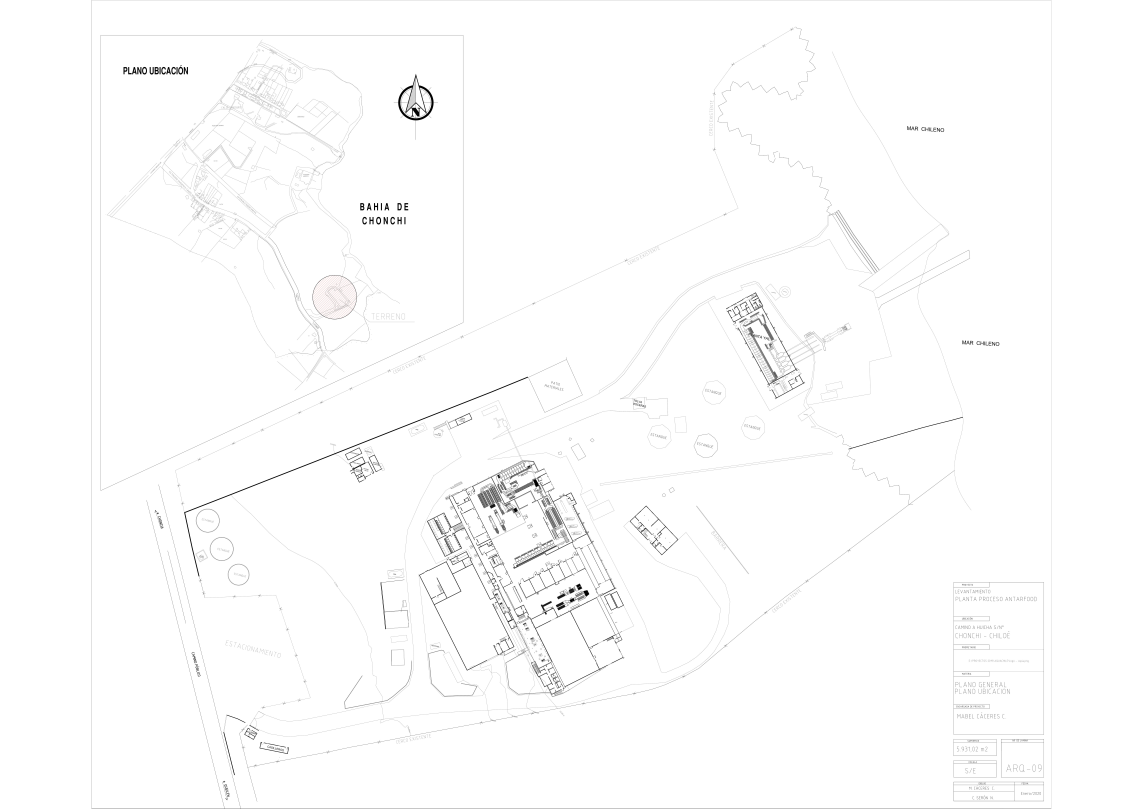
#> input picture scripts/recinto-expansion/output/recinto-base.jpg, 8000 x 5659 px (shown at 1/7 size)
$ python fase3_borrar_edificio.py
#> lines starting #> are read from the running program, lines starting #| are printed output that depends on the picture
"""Fase 3.7 — borrar la zona del edificio (rectangulo del plano-base) en el
recinto-base.jpg + dark.jpg, con feather suave, para evitar duplicacion visual.

Estrategia:
 1. El rectangulo del plano-base es (0,0)-(6272,3600) en coords del plano-base.
 2. Las 4 esquinas se mapean al recinto reducido (8000x5659) via la inversa
    de la matriz de Fase 2 (matrix_reducido_a_plano).
 3. Resultado: un cuadrilatero ROTADO dentro del recinto.
 4. Mascara L (grayscale) con feather gaussiano ~60 px:
    - Donde NO esta el cuadrilatero: alpha=255 (visible)
    - Donde SI esta el cuadrilatero: alpha=0 (borrado)
    - En el borde: gradiente suave por blur.
 5. Composicion: pixel = (alpha/255)*recinto + ((255-alpha)/255)*background_color
 6. background:
    - dark: navy #0c1620 (12,22,32)
    - light: blanco #ffffff
 7. Reemplazar los archivos en planos-aguas-assets/.

Backup: los originales quedan en scripts/recinto-expansion/output/_pre-edif-borrado/
"""
import os, json, math, time, shutil
import numpy as np
from PIL import Image, ImageDraw, ImageFilter

Image.MAX_IMAGE_PIXELS = None

ROOT = os.path.dirname(os.path.abspath(__file__))
OUT = os.path.join(ROOT, "output")
ASSETS = r"D:\a\APP leventamiento de insidencias en planta\apps\pwa\public\planos-aguas-assets"
BACKUP_DIR = os.path.join(OUT, "_pre-edif-borrado")
os.makedirs(BACKUP_DIR, exist_ok=True)

# Cargar config de Fase 2 (matriz reducido -> plano)
with open(os.path.join(ROOT, "fase2_config.json"), "r", encoding="utf-8") as f:
#> (reads scripts/recinto-expansion/fase2_config.json from the repository)
    cfg = json.load(f)
m = cfg["matrix_reduced_to_plano"]
a, b, c, d, e, f_ = m["a"], m["b"], m["c"], m["d"], m["e"], m["f"]
W, H = cfg["recinto_reduced_size"]
print(f"Recinto reducido: {W}x{H}")
print(f"Matriz reducido->plano: [{a:.4f} {b:.4f} {e:.2f}] / [{c:.4f} {d:.4f} {f_:.2f}]")

# Inversa de la matriz forward (plano -> reducido)
M = np.array([[a, b, e], [c, d, f_], [0, 0, 1]])
Minv = np.linalg.inv(M)
print(f"Inversa M^-1 (plano->reducido):")
print(Minv[:2])

# 4 esquinas del rectangulo del plano-base
PB_W, PB_H = 6272, 3600
corners_plano = [(0, 0), (PB_W, 0), (PB_W, PB_H), (0, PB_H)]
corners_red = []
for (xp, yp) in corners_plano:
    v = Minv @ np.array([xp, yp, 1])
    corners_red.append((float(v[0]), float(v[1])))

print(f"\nCuadrilatero del plano-base en coords del recinto reducido:")
for i, p in enumerate(corners_red):
    print(f"  esq{i}: ({p[0]:.1f}, {p[1]:.1f})")

# Configuracion del feather (en px del recinto reducido)
FEATHER_PX = 60  # ~ borde de 60 px en gradiente suave
EXPAND_PX = 0    # cuanto agrandar el cuadrilatero antes de feather (0 = exacto)

print(f"\nFeather: {FEATHER_PX} px gaussiano, expand: {EXPAND_PX} px")

def make_mask():
    """Mascara L donde 255=visible (recinto), 0=oculto (zona edificio)."""
    mask = Image.new("L", (W, H), 255)
    draw = ImageDraw.Draw(mask)
    # Polygon necesita tuples int; expandimos si hace falta
    poly = corners_red
    if EXPAND_PX > 0:
        # expansion isotropica simple: alejar cada esquina del centroide
        cx = sum(p[0] for p in poly) / 4
        cy = sum(p[1] for p in poly) / 4
        poly2 = []
        for p in poly:
            dx, dy = p[0] - cx, p[1] - cy
            L = math.hypot(dx, dy) or 1
            poly2.append((p[0] + dx/L * EXPAND_PX, p[1] + dy/L * EXPAND_PX))
        poly = poly2
    draw.polygon([(int(round(x)), int(round(y))) for x, y in poly], fill=0)
    if FEATHER_PX > 0:
        mask = mask.filter(ImageFilter.GaussianBlur(radius=FEATHER_PX))
    return mask

print("\nGenerando mascara con feather...")
t0 = time.time()
mask = make_mask()
#> in make_mask, `mask = Image.new("L", (W, H), 255)`: mask: PIL image 8000x5659 L; every value is 255
#> in make_mask, `mask = mask.filter(ImageFilter.GaussianBlur(radius=FEATHER_PX))`:
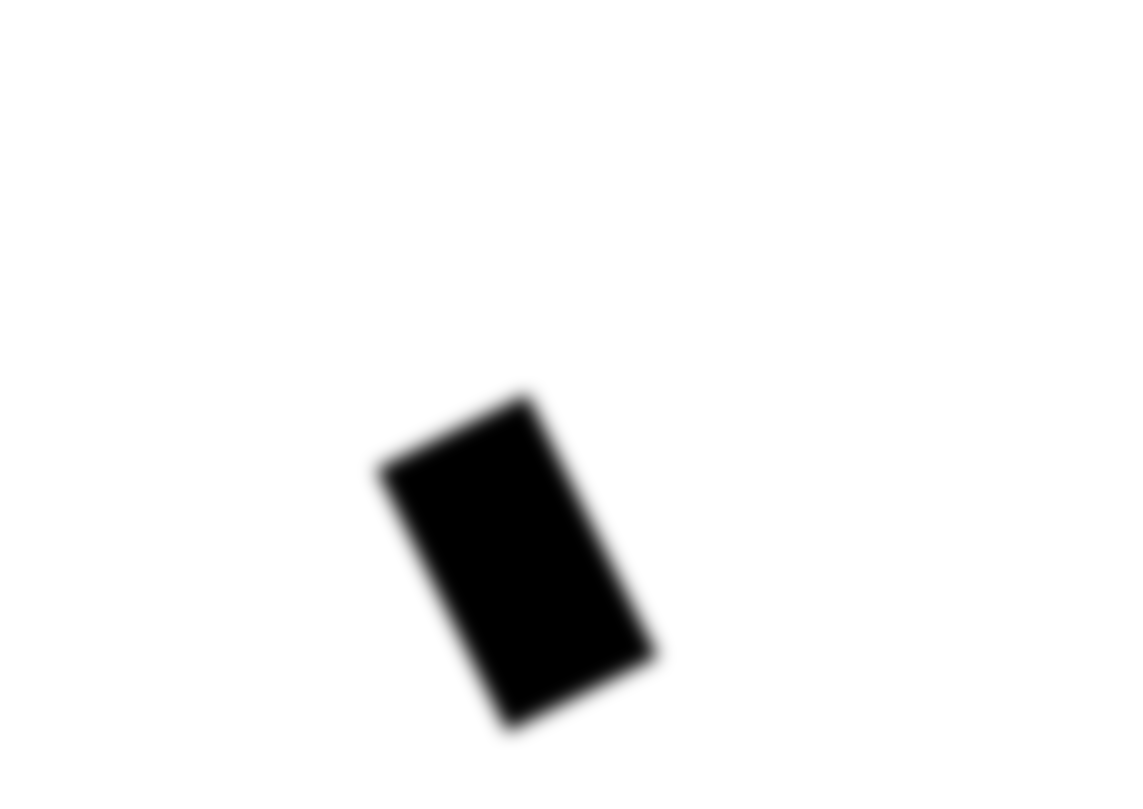
#> mask: PIL image 8000x5659 L (shown at 1/7 size); min 0, max 255, mean 241.4
print(f"  done ({(time.time()-t0):.1f}s)")

def composite(src_path, bg_color, dst_path, jpeg_quality):
    print(f"\nProcesando {os.path.basename(src_path)} ...")
    t0 = time.time()
    im = Image.open(src_path).convert("RGB")
    assert im.size == (W, H), f"tamaño inesperado {im.size}, esperado {(W, H)}"
    bg = Image.new("RGB", (W, H), bg_color)
    out = Image.composite(im, bg, mask)
    out.save(dst_path, "JPEG", quality=jpeg_quality, optimize=True, progressive=True)
    sz = os.path.getsize(dst_path) / 1024 / 1024
    print(f"  -> {dst_path}  {sz:.2f} MB  ({(time.time()-t0):.1f}s)")

# Backup de los actuales
for fn in ["recinto-base.jpg", "recinto-base-dark.jpg"]:
    src = os.path.join(ASSETS, fn)
    if os.path.isfile(src):
        shutil.copy2(src, os.path.join(BACKUP_DIR, fn))
        print(f"backup: {fn} -> {BACKUP_DIR}")

# Re-procesar desde el recinto original a 8000 px (sin la zona borrada).
# OJO: necesitamos partir de la imagen 8000x5659 ORIGINAL del recinto, NO de la
# version actual con el feather aplicado (porque entonces aplicariamos doble).
# El "original" 8000x5659 es lo que generamos en Fase 2 y luego guardamos como
# recinto-base.jpg y recinto-base-dark.jpg ANTES de cualquier borrado.
# Por eso uso los archivos de output/ (que son los de Fase 2, intactos).
SRC_LIGHT = os.path.join(OUT, "recinto-base.jpg")
SRC_DARK = os.path.join(OUT, "recinto-base-dark.jpg")

DST_LIGHT = os.path.join(ASSETS, "recinto-base.jpg")
DST_DARK = os.path.join(ASSETS, "recinto-base-dark.jpg")

# Composicion
composite(SRC_LIGHT, (255, 255, 255), DST_LIGHT, 85)   # light: fondo blanco
#> in composite, im is the input picture: PIL image 8000x5659 RGB; mean R, G, B 252.6, 252.6, 252.6
#> in composite, `bg = Image.new("RGB", (W, H), bg_color)`: bg: PIL image 8000x5659 RGB; every value is 255
composite(SRC_DARK,  (12, 22, 32),    DST_DARK,  88)   # dark: navy #0c1620
#> call 2 of composite, with bg_color = (12, 22, 32), jpeg_quality = 88
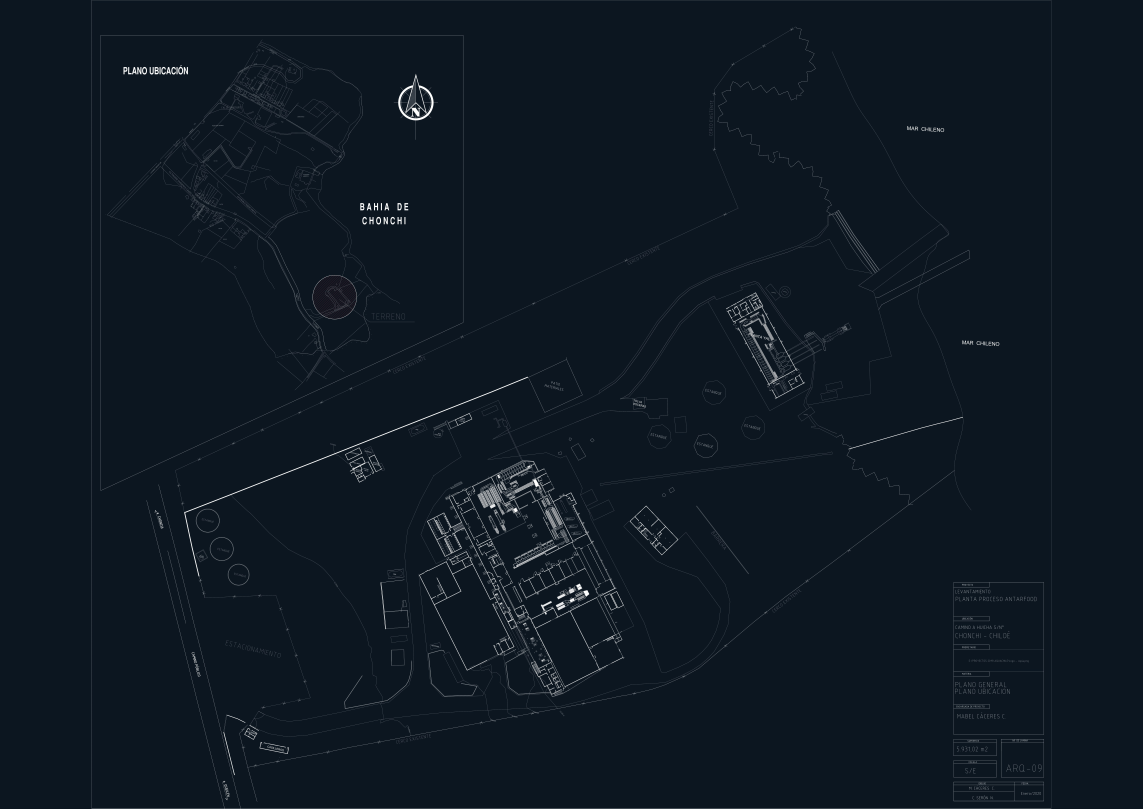
#> input picture scripts/recinto-expansion/output/recinto-base-dark.jpg, 8000 x 5659 px (shown at 1/7 size)
#> in composite, im is the input picture: PIL image 8000x5659 RGB; mean R, G, B 14.2, 24.1, 34.1
#> in composite (call 2), `bg = Image.new("RGB", (W, H), bg_color)`:
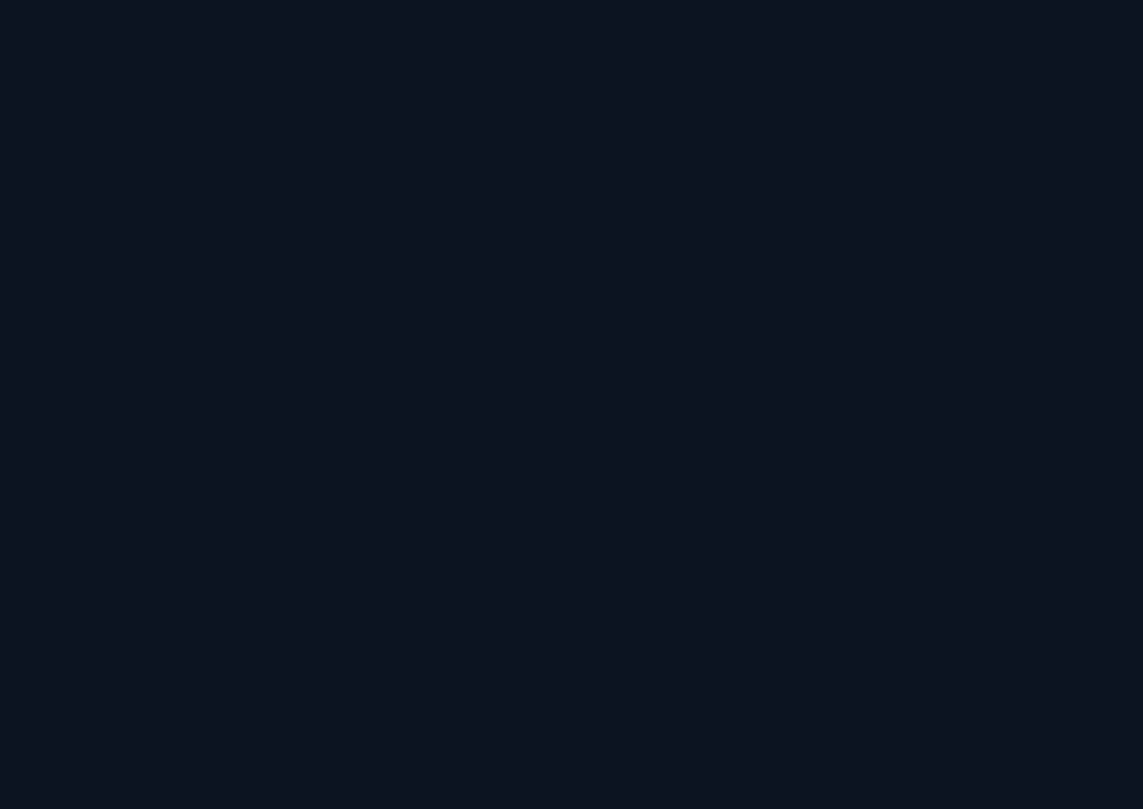
#> bg: PIL image 8000x5659 RGB (shown at 1/7 size); mean R, G, B 12, 22, 32
#> (the run stopped early here; a loop or call above may not have finished)
